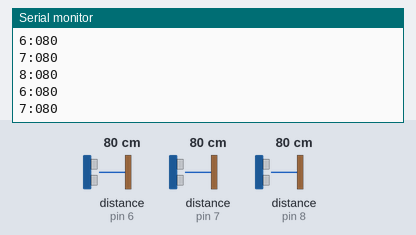
Simulated run of this sketch. Board: Arduino Uno, built with avr-gcc and run on an emulated ATmega328P. Parts: the last lines printed to the serial monitor. Wiring (inferred from the names in the program): 3 × ultrasonic range finder: trigger pin 6, echo pin 6 / trigger pin 7, echo pin 7 / trigger pin 8, echo pin 8. Inputs (shaded band) come from the test bench; at power-on: distance to the obstacle (sensors on pin 6, pin 7, pin 8) 80 cm. The echo pulse lasts 58.3 µs per cm.

Above: at 1.2 s.
1.3 s: distance to the obstacle (sensor on pin 6) set to 2 cm
At 1.54 s:
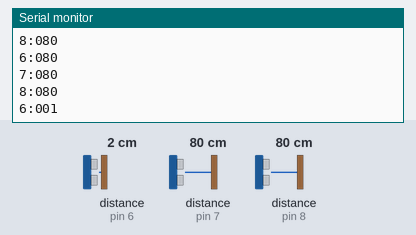
2.8 s: distance to the obstacle (sensor on pin 7) set to 2 cm
At 3.07 s:
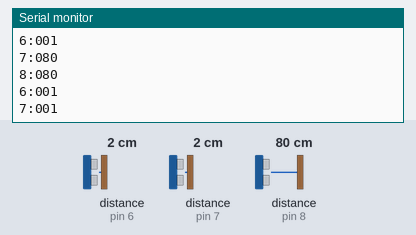
4.3 s: distance to the obstacle (sensor on pin 7) set to 250 cm
At 4.3 s:
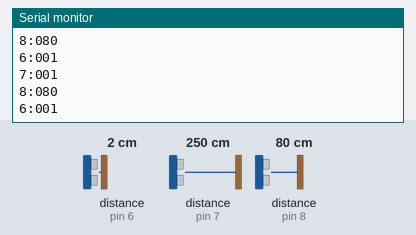
7.3 s: distance to the obstacle (sensor on pin 8) set to 2 cm
At 7.6 s:
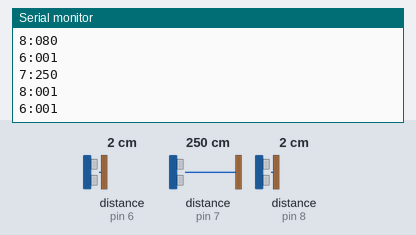
8.8 s: distance to the obstacle (sensor on pin 6) set to 4 cm
At 9.01 s:
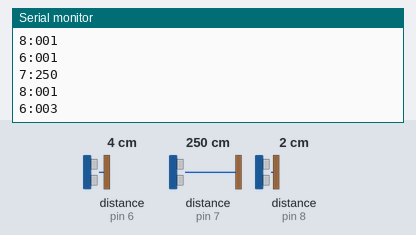
10.3 s: distance to the obstacle (sensor on pin 8) set to 4 cm
At 10.88 s:
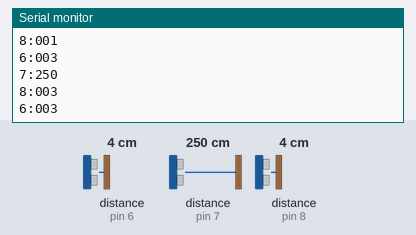
Timing chart, 0 to 12.8 s (numbered marks = the images above; inputs shaded):
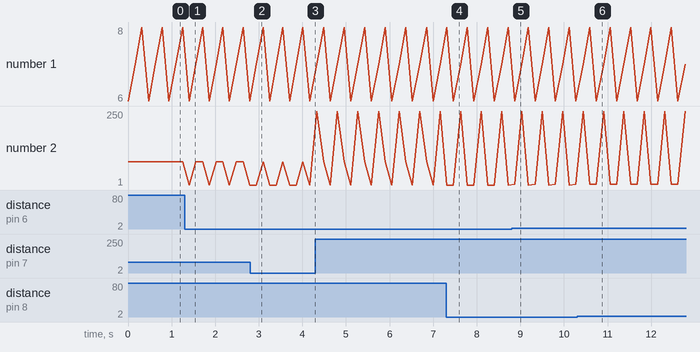

The sketch:

ultrasonic_array.ino
```cpp
#include <stdarg.h>


// the program will send pings cyclically to the pins listed here
#define NUM_PINS 3
int pingPins[NUM_PINS] = {6, 7, 8};
float max_range = 400;  // cm

//unsigned long max_wait = 29 * max_range;  // us
unsigned long max_wait = 50 * max_range;  // us
long index;


void setup() {
  // initialize serial communication:
  Serial.begin(9600);
  index = 0;
}


void serial_printf(char *fmt, ... ){
        char buf[128]; // resulting string limited to 128 chars
        va_list args;
        va_start (args, fmt );
        vsnprintf(buf, 128, fmt, args);
        va_end (args);
        Serial.print(buf);
}


float measureDistance(int pinNum){

  // send pulse
  pinMode(pinNum, OUTPUT);
  digitalWrite(pinNum, LOW);
  delayMicroseconds(2);
  digitalWrite(pinNum, HIGH);
  delayMicroseconds(5);
  digitalWrite(pinNum, LOW);

  // wait for echo
  pinMode(pinNum, INPUT);
  long duration = pulseIn(pinNum, HIGH, max_wait);
  if (duration == 0)
    return max_range;
  // convert the time into a distance
  // The speed of sound is 340 m/s or 29 microseconds per centimeter.
  // The ping travels out and back, so to find the distance of the
  // object we take half of the distance travelled.
  float dist_cm = float(duration) / 29 / 2;
  return dist_cm;
}


void loop() {

//  String activePinName = pinNames[index];

  int activePin = pingPins[index];
  float distance = measureDistance(activePin);

  serial_printf("%d:%03d\n", activePin, int(distance));

  index += 1;
  index = index % NUM_PINS;

  delay(150);
}
```

Measured:
- after the input at 1.3 s, the serial monitor: prints a new line after 0.10 s (image 1)
- after the input at 2.8 s, the serial monitor: prints a new line after 0.14 s (image 2)
- after the input at 7.3 s, the serial monitor: prints a new line at once (image 4)
- after the input at 8.8 s, the serial monitor: prints a new line after 0.07 s (image 5)
- after the input at 10.3 s, the serial monitor: prints a new line after 0.29 s (image 6)
- plotted number 2: 80 → 1 after the input at 1.3 s, 1 → 250 after the input at 4.3 s, 1 → 3 after the input at 8.8 s
